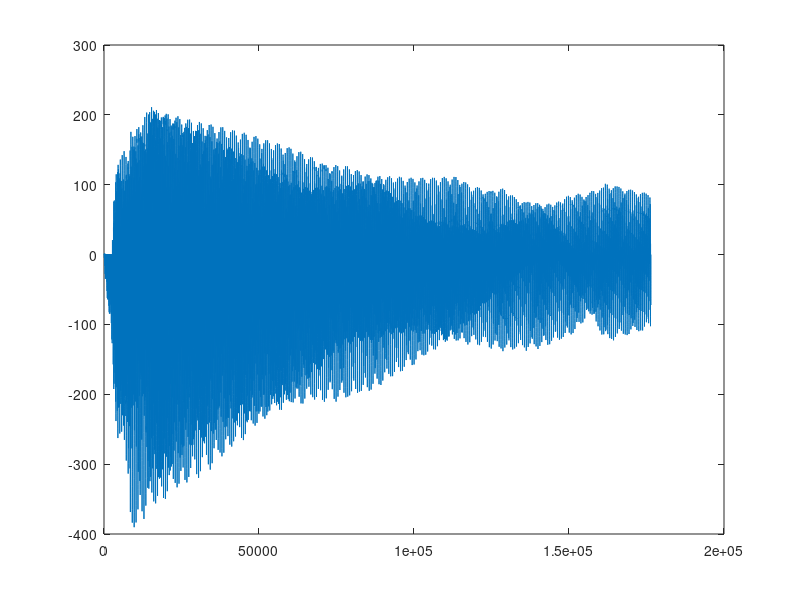

This chart was generated by the following MATLAB code:
% Tromba Marina model
% Stefania bow model together with a mass spring model
clear; clc; close all;
Fs = 44100;

% mass spring

T = 1/Fs;

b = 0.1;       % Resistance
k = 1000000;  % spring stiffness
m = 0.1;        % mass

% frequency of spring
f0 = 1/(2*pi) * sqrt(k/m)

% mass spring states
x = [0.01,0]';

% input to mass spring
u = 0;
du = 0;

% state space matrices
A = [0, 1; -k/m, -b/m];

B = [0,1/m]';

C = [1,0];

D = 0;

a = 2/T;
I = eye(2);
H = inv(a*I - A);
Ad = H * (a*I + A);
Bd = H * B;

% Bow model
freq = 440;

N = 4*Fs;

stringLength = floor(Fs/freq);
l = stringLength/2;
Pb = 0.1; % bowing point
Fb = 0.0001;  % force (N)
Vb = 0.2;  % velocity (m/s)

nutLength = floor(stringLength*(1-Pb));
brigdeLength = floor(stringLength*Pb);
nutDelay = zeros(1,nutLength);
brigdeDelay = zeros(1,brigdeLength);

Z = 0.55;
mus = 0.8; % static coeffient of friction
zslope = 2*Z;

Von = 0;
Vob = 0;
Vin = 0;
Vib = 0;
Vh = 0;

%dVon = 0;
dVib = 0;
dVin = 0;
stick = 0;

output = zeros(N,1);
frictionOutput = zeros(N,1);
vOutput = zeros(N,1);

for i = 1:N
    if Fb < 0.15
        Fb = Fb + 0.0001;
    end
    
    Vin = nutDelay(nutLength);
    Vib = brigdeDelay(brigdeLength);
    
    LPVib = 0.5*(Vib + dVib);
    dVib = LPVib;
    
    LPVin = 0.5 * (Vin + dVin);
    dVin = LPVin;
    
    Vh = Vin + LPVib;
    
    % Bow friction calculations
    
    B2=-0.2*zslope-0.3*Fb-zslope*Vb-zslope*Vh;
    C2=0.06*Fb+zslope*Vh*Vb+0.2*zslope*Vh+0.3*Vb*Fb+0.1*Fb;
    delta2=B2*B2-4*zslope*C2;
    
    if Vh == Vb % MIDDLE
        
        v = Vb;
        stick = 1;
        
    elseif (delta2 < 0)
        
        v = Vb;    % the only possible solution is the stickone
        stick = 1;
        
    else
        
        if (stick==1)    % if we are in the stick condition, we keep it........
            
            f = zslope*(Vb-Vh);
            
            if ((f <= mus * Fb) & (f > 0))  %.....if we did not find a value above the maximum bow force.
                v = Vb;
            else
                
                v1 = (-B2+sqrt(B2*B2-4*zslope*C2))/(2*zslope);
                v2 = (-B2-sqrt(B2*B2-4*zslope*C2))/(2*zslope);
                
                vtemp = min(v1, v2);  % we choose the minimum solution, because it is NOT the one in the middle
                
                stick = 0;
                
                if(vtemp > Vb) % we do not want a solution v>Vb
                    v = Vb;
                    stick = 1;
                else
                    v = vtemp;
                end
            end
        else % we are in SLIP, so we stay in SLIP.....
            
            v1 = (-B2+sqrt(B2*B2-4*zslope*C2))/(2*zslope);
            v2 = (-B2-sqrt(B2*B2-4*zslope*C2))/(2*zslope);
            v = min(v1,v2);    % we choose the minimum solution, because it is NOT the one in the middle
            
            stick = 0;
            
            if(v > Vb) % on reste en SLIP sauf si v > Vb
                v = Vb;
                stick = 1;
            end
        end
    end
    
    % update outgoing velocities with estimated v
    f = zslope*(v-Vh);
    
    Von = -(LPVib + (f/(2*Z))); % new outgoing velocity to nut
    Vob = -(LPVin +  (f/(2*Z)));  % new outgoing velocity to bridge
    
    % attach mass spring to bow
    u = Vob;
    
    % output of spring
    if x(1) > 0
        massSpringOutput = x(1);
    else
        massSpringOutput = 0;
    end
    % update states
    x = Ad*x + Bd*(u + du);
    du = u;
    
    nutDelay = [Von , nutDelay(1:nutLength-1)];
    brigdeDelay = [Vob + x(1), brigdeDelay(1:brigdeLength-1)];
    
    output(i) = Vob * massSpringOutput * 100000;
    
    frictionOutput(i) = f;
    vOutput(i) = v;
end

plot(output)

%figure
%plot(vOutput)

soundsc(output,Fs)
